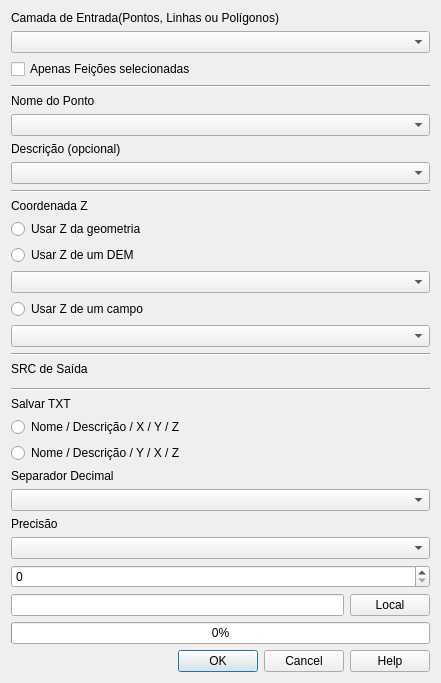
<?xml version="1.0" encoding="UTF-8"?>
<ui version="4.0">
 <class>Dialog</class>
 <widget class="QDialog" name="Dialog">
  <property name="geometry">
   <rect>
    <x>0</x>
    <y>0</y>
    <width>441</width>
    <height>636</height>
   </rect>
  </property>
  <property name="windowTitle">
   <string>Dialog</string>
  </property>
  <layout class="QGridLayout" name="gridLayout">
   <item row="0" column="0">
    <layout class="QVBoxLayout" name="verticalLayout">
     <item>
      <widget class="QLabel" name="label">
       <property name="text">
        <string>Camada de Entrada(Pontos, Linhas ou Polígonos)</string>
       </property>
      </widget>
     </item>
     <item>
      <widget class="QComboBox" name="cmbCamada"/>
     </item>
     <item>
      <widget class="QCheckBox" name="chkSelecionados">
       <property name="text">
        <string>Apenas Feições selecionadas</string>
       </property>
      </widget>
     </item>
     <item>
      <widget class="Line" name="line">
       <property name="orientation">
        <enum>Qt::Horizontal</enum>
       </property>
      </widget>
     </item>
     <item>
      <widget class="QLabel" name="label_2">
       <property name="text">
        <string>Nome do Ponto</string>
       </property>
      </widget>
     </item>
     <item>
      <widget class="QComboBox" name="cmbNome"/>
     </item>
     <item>
      <widget class="QLabel" name="label_10">
       <property name="text">
        <string>Descrição (opcional)</string>
       </property>
      </widget>
     </item>
     <item>
      <widget class="QComboBox" name="comboBoxDesc"/>
     </item>
     <item>
      <widget class="Line" name="line_2">
       <property name="orientation">
        <enum>Qt::Horizontal</enum>
       </property>
      </widget>
     </item>
     <item>
      <widget class="QLabel" name="label_3">
       <property name="text">
        <string>Coordenada Z</string>
       </property>
      </widget>
     </item>
     <item>
      <widget class="QRadioButton" name="radioGeometria">
       <property name="text">
        <string>Usar Z da geometria</string>
       </property>
       <attribute name="buttonGroup">
        <string notr="true">buttonGroup_2</string>
       </attribute>
      </widget>
     </item>
     <item>
      <widget class="QRadioButton" name="radioDEM">
       <property name="text">
        <string>Usar Z de um DEM</string>
       </property>
       <attribute name="buttonGroup">
        <string notr="true">buttonGroup_2</string>
       </attribute>
      </widget>
     </item>
     <item>
      <widget class="QComboBox" name="cmbDEM"/>
     </item>
     <item>
      <widget class="QRadioButton" name="radioCampo">
       <property name="text">
        <string>Usar Z de um campo</string>
       </property>
       <attribute name="buttonGroup">
        <string notr="true">buttonGroup_2</string>
       </attribute>
      </widget>
     </item>
     <item>
      <widget class="QComboBox" name="cmbZ"/>
     </item>
     <item>
      <widget class="Line" name="line_3">
       <property name="orientation">
        <enum>Qt::Horizontal</enum>
       </property>
      </widget>
     </item>
     <item>
      <widget class="QLabel" name="label_4">
       <property name="text">
        <string>SRC de Saída</string>
       </property>
      </widget>
     </item>
     <item>
      <widget class="QgsProjectionSelectionWidget" name="widgetSRC"/>
     </item>
     <item>
      <widget class="Line" name="line_4">
       <property name="orientation">
        <enum>Qt::Horizontal</enum>
       </property>
      </widget>
     </item>
     <item>
      <widget class="QLabel" name="label_5">
       <property name="text">
        <string>Salvar TXT</string>
       </property>
      </widget>
     </item>
     <item>
      <widget class="QRadioButton" name="radioOrdemXY">
       <property name="text">
        <string>Nome / Descrição / X / Y / Z</string>
       </property>
       <attribute name="buttonGroup">
        <string notr="true">buttonGroup</string>
       </attribute>
      </widget>
     </item>
     <item>
      <widget class="QRadioButton" name="radioOrdemYX">
       <property name="text">
        <string>Nome / Descrição / Y / X / Z</string>
       </property>
       <attribute name="buttonGroup">
        <string notr="true">buttonGroup</string>
       </attribute>
      </widget>
     </item>
     <item>
      <widget class="QLabel" name="label_6">
       <property name="text">
        <string>Separador Decimal</string>
       </property>
      </widget>
     </item>
     <item>
      <widget class="QComboBox" name="cmbSeparadorDecimal"/>
     </item>
     <item>
      <widget class="QLabel" name="label_7">
       <property name="text">
        <string>Precisão</string>
       </property>
      </widget>
     </item>
     <item>
      <widget class="QComboBox" name="cmbPrecisao"/>
     </item>
     <item>
      <widget class="QSpinBox" name="spinPrecisao"/>
     </item>
     <item>
      <layout class="QHBoxLayout" name="horizontalLayout">
       <item>
        <widget class="QLineEdit" name="txtCaminho"/>
       </item>
       <item>
        <widget class="QPushButton" name="btnSelecionarArquivo">
         <property name="text">
          <string>Local</string>
         </property>
        </widget>
       </item>
      </layout>
     </item>
     <item>
      <widget class="QProgressBar" name="progressBar">
       <property name="value">
        <number>0</number>
       </property>
      </widget>
     </item>
    </layout>
   </item>
   <item row="1" column="0">
    <widget class="QDialogButtonBox" name="buttonBox">
     <property name="orientation">
      <enum>Qt::Horizontal</enum>
     </property>
     <property name="standardButtons">
      <set>QDialogButtonBox::Cancel|QDialogButtonBox::Help|QDialogButtonBox::Ok</set>
     </property>
    </widget>
   </item>
  </layout>
 </widget>
 <customwidgets>
  <customwidget>
   <class>QgsProjectionSelectionWidget</class>
   <extends>QWidget</extends>
   <header>qgsprojectionselectionwidget.h</header>
  </customwidget>
 </customwidgets>
 <resources/>
 <connections>
  <connection>
   <sender>buttonBox</sender>
   <signal>accepted()</signal>
   <receiver>Dialog</receiver>
   <slot>accept()</slot>
   <hints>
    <hint type="sourcelabel">
     <x>259</x>
     <y>647</y>
    </hint>
    <hint type="destinationlabel">
     <x>157</x>
     <y>274</y>
    </hint>
   </hints>
  </connection>
  <connection>
   <sender>buttonBox</sender>
   <signal>rejected()</signal>
   <receiver>Dialog</receiver>
   <slot>reject()</slot>
   <hints>
    <hint type="sourcelabel">
     <x>327</x>
     <y>647</y>
    </hint>
    <hint type="destinationlabel">
     <x>286</x>
     <y>274</y>
    </hint>
   </hints>
  </connection>
 </connections>
 <buttongroups>
  <buttongroup name="buttonGroup"/>
  <buttongroup name="buttonGroup_2"/>
 </buttongroups>
</ui>
